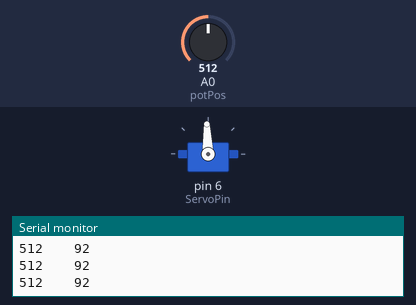
The sketch below on a simulated Arduino Uno, built with avr-gcc and run on an emulated ATmega328P. Shown: servo, the last lines printed to the serial monitor. The test bench sets the inputs (shaded band); at power-on: A0 (potPos) = 512.

Above: at 1.2 s.
1.3 s: A0 (potPos) set to 981
At 2.5 s:
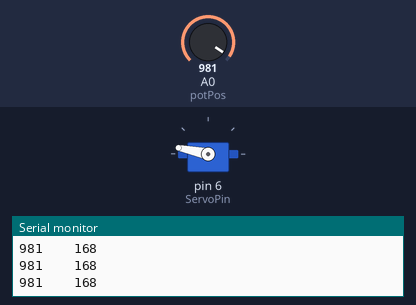
2.8 s: A0 (potPos) set to 1014
At 3.7 s:
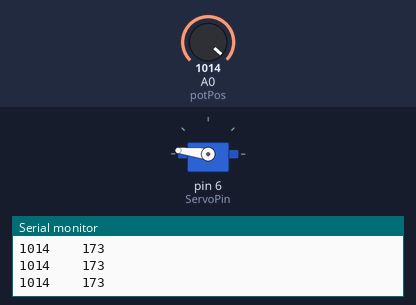
4.3 s: A0 (potPos) set to 900
At 4.8 s:
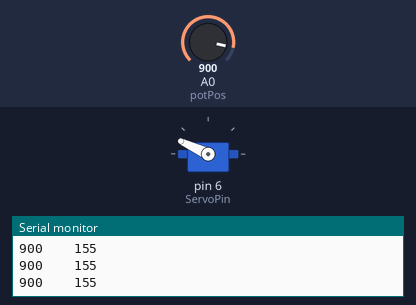
5.8 s: A0 (potPos) set to 566
At 7.0 s:
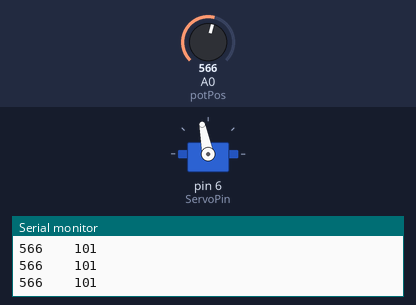
7.3 s: A0 (potPos) set to 541
At 8.5 s:
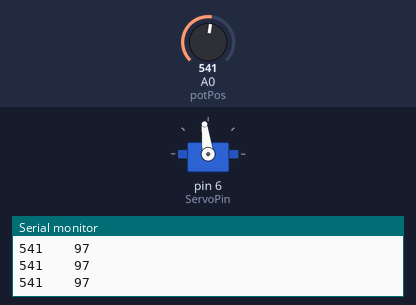
10.3 s: A0 (potPos) set to 716
At 10.7 s:
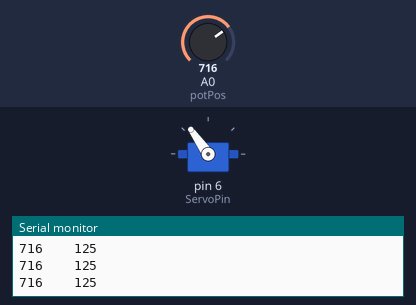
Timing chart, 0 to 12.8 s (numbered marks = the images above; inputs shaded):
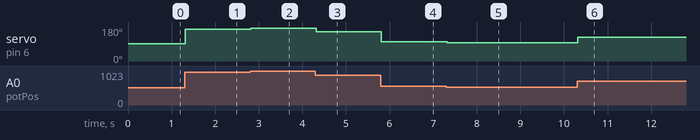

The sketch:

Lesson-16.ino
```cpp
#include <Servo.h>
int pos = 0;
int ServoPin = 6;
int Sdelay = 20;
int potPos = A0;
int pot;
Servo pointer;
void setup() {
   Serial.begin(9600);
   pointer.attach(ServoPin);
   pinMode(potPos,INPUT);

}

void loop() {
  pot = analogRead(potPos);
  Serial.print(pot);
  Serial.print("    ");
  pos = (165.00/1023.00)*pot + 10;
  Serial.println(pos);
  pointer.write(pos);

}
```

Measured:
- after the input at 1.3 s, servo on pin 6 (ServoPin): 92° → 168° at once
- after the input at 2.8 s, servo on pin 6 (ServoPin): 168° → 173° at once
- after the input at 4.3 s, servo on pin 6 (ServoPin): 173° → 155° at once
- after the input at 5.8 s, servo on pin 6 (ServoPin): 155° → 101° at once
- after the input at 7.3 s, servo on pin 6 (ServoPin): 101° → 97° at once
- after the input at 10.3 s, servo on pin 6 (ServoPin): 97° → 125° at once
